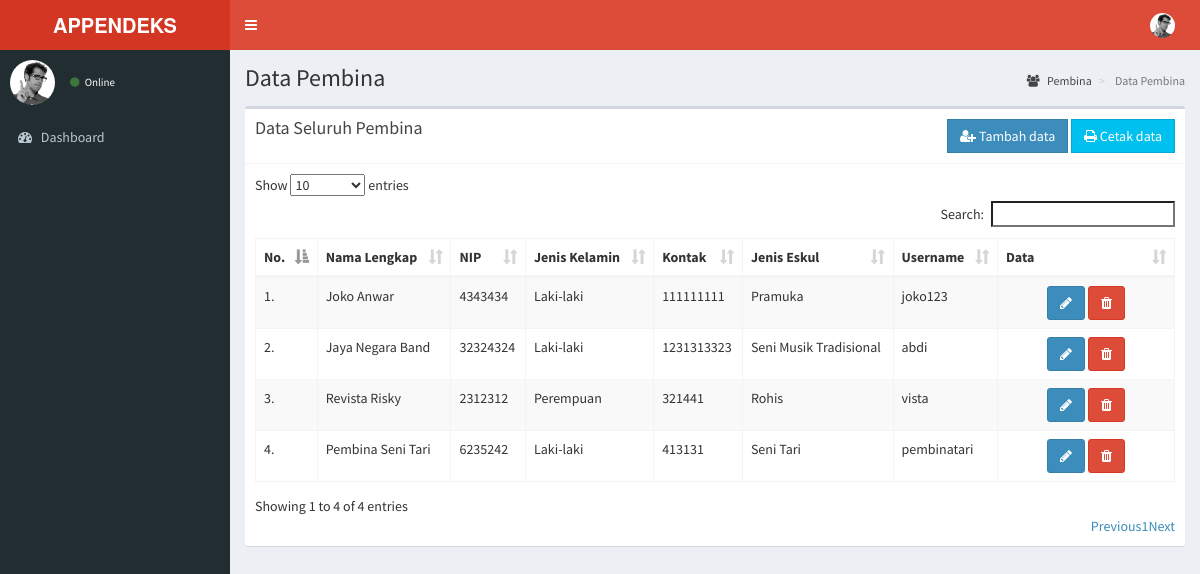
The page /index.php/pembina on the database its author committed.
### tables this page shows
CREATE TABLE `pembina` (
  `id_pembina` int(2) NOT NULL,
  `id_level` int(2) NOT NULL DEFAULT 2,
  `id_ekskul` int(2) NOT NULL,
  `nama_pembina` varchar(30) NOT NULL,
  `nip` int(15) NOT NULL,
  `jenis_kelamin` enum('Laki-laki','Perempuan') NOT NULL,
  `no_hp` int(13) NOT NULL,
  `username` varchar(20) NOT NULL,
  `password` text NOT NULL
);

CREATE TABLE `jenis_eskul` (
  `id_ekskul` int(2) NOT NULL,
  `nama_ekskul` varchar(30) NOT NULL,
  `jadwal` text NOT NULL,
  `tempat` text NOT NULL
);

### application/libraries/Template.php (called while the page is built)
<?php
class Template {
    var $template_data = array();
    function set($name, $value) {
        $this->template_data[$name] = $value;
    }
    function load($template = '', $view = '', $view_data = array(), $return = FALSE) {
        $this->CI = &get_instance();
        $this->set('contents', $this->CI->load->view($view, $view_data, TRUE));
        return $this->CI->load->view($template, $this->template_data, $return);
    }
}

### application/controllers/Pembina.php (called while the page is built, shortened)
<?php
class Pembina extends CI_Controller {
    public function index() {
        $data['row'] = $this->pembina_model->get();
        $this->template->load('template', 'pembina/pembina_data', $data);
    }
}

### index.php (called while the page is built, shortened)
<?php
require_once BASEPATH.'core/CodeIgniter.php';

### application/models/Pembina_model.php (called while the page is built, shortened)
<?php
class Pembina_model extends CI_Model {
    public function get($id = null) {
        $this->db->select('p.*, je.nama_ekskul');
        $this->db->from('pembina as p');
        $this->db->join('jenis_eskul as je', 'je.id_ekskul = p.id_ekskul');
        $query = $this->db->get();
        return $query;
    }
}

### application/views/pembina/pembina_data.php (the view, shortened to what this page needs)
<section class="content-header">
    <h1>Data Pembina</h1>
    <ol class="breadcrumb">
        <li><a href="#"><i class="fa fa-users"></i> Pembina</a></li>
        <li class="active"> Data Pembina</li>
    </ol>
</section>
<section class="content">
    <div class="box">
        <div class="box-header with-border">
            <h3 class="box-title">Data Seluruh Pembina</h3>
            <div class="pull-right">
                <a href="<?= site_url('pembina/add') ?>" class="btn btn-primary btn-flat"><i class="fa fa-user-plus"></i> Tambah data</a>
                <a href="<?= site_url('pembina/cetak') ?>" class="btn btn-info btn-flat"><i class="fa fa-print"></i> Cetak data</a>
            </div>
        </div>
        <div class="box-body table-responsive">
            <table class="table table-bordered table-striped" id="datatable">
                <thead>
                    <tr>
                        <th>No.</th>
                        <th>Nama Lengkap</th>
                        <th>NIP</th>
                        <th>Jenis Kelamin</th>
                        <th>Kontak</th>
                        <th>Jenis Eskul</th>
                        <th>Username</th>
                        <th>Data</th>
                    </tr>
                </thead>
                <tbody>
                    <?php $no = 1; foreach ($row->result() as $pembina => $data) : ?>
                        <tr>
                            <td><?= $no++ ?>.</td>
                            <td><?= $data->nama_pembina ?></td>
                            <td><?= $data->nip ?></td>
                            <td><?= $data->jenis_kelamin ?></td>
                            <td><?= $data->no_hp ?></td>
                            <td><?= $data->nama_ekskul ?></td>
                            <td><?= $data->username ?></td>
                            <td class="text-center" width="160px">
                                <form action="<?= site_url('pembina/delete') ?>" method="post">
                                    <a href="<?= site_url('pembina/edit/' . $data->id_pembina) ?>" class="btn btn-primary"><i class="fa fa-pencil"></i></a>
                                    <button onclick="return confirm('apakah anda ingin menghapus data ini ?')" class="btn btn-danger"><i class="fa fa-trash"></i></a>
                                    </button>
                                </form>
                            </td>
                        </tr>
                    <?php endforeach; ?>
                </tbody>
            </table>
        </div>
    </div>
</section>

### application/views/template.php (shortened to what this page needs)
<!DOCTYPE html>
<html>
    <head>
        <link rel="stylesheet" href="<?= base_url() ?>assets/bower_components/bootstrap/dist/css/bootstrap.min.css">
        <link rel="stylesheet" href="<?= base_url() ?>assets/bower_components/font-awesome/css/font-awesome.min.css">
        <link rel="stylesheet" href="<?= base_url() ?>assets/bower_components/datatables.net-bs/css/dataTables.bootstrap.min.css">
        <link rel="stylesheet" href="<?= base_url() ?>assets/bower_components/Ionicons/css/ionicons.min.css">
        <link rel="stylesheet" href="<?= base_url() ?>assets/dist/css/AdminLTE.min.css">
        <link rel="stylesheet" href="<?= base_url() ?>assets/dist/css/skins/_all-skins.min.css">
    </head>
    <body class="hold-transition skin-red sidebar-mini">
        <div class="wrapper">
            <header class="main-header">
                <a href="<?= base_url('dashboard') ?>" class="logo">
                    <span class="logo-lg"><b>APPENDEKS</b></span>
                </a>
                <nav class="navbar navbar-static-top">
                    <a href="#" class="sidebar-toggle" data-toggle="push-menu" role="button">
                    </a>
                    <div class="navbar-custom-menu">
                        <ul class="nav navbar-nav">
                            <li class="dropdown user user-menu">
                                <a href="#" class="dropdown-toggle" data-toggle="dropdown">
                                    <img src="<?= base_url() ?>assets/dist/img/user2-160x160.jpg" class="user-image" alt="User Image">
                                </a>
                            </li>
                        </ul>
                    </div>
                </nav>
            </header>
            <aside class="main-sidebar">
                <section class="sidebar">
                    <div class="user-panel">
                        <div class="pull-left image">
                            <img src="<?= base_url() ?>assets/dist/img/user2-160x160.jpg" class="img-circle" alt="User Image">
                        </div>
                        <div class="pull-left info">
                            <a href="#"><i class="fa fa-circle text-success"></i> Online</a>
                        </div>
                    </div>
                    <div class="sidebar-menu">
                        <li>
                            <a href="<?= site_url('dashboard') ?>">
                                <i class="fa fa-dashboard"></i>
                                <span>Dashboard</span>
                            </a>
                        </li>
                </section>
            </aside>
            <div class="content-wrapper"> <?php echo $contents ?> </div>
        </div>
    </body>
</html>

### rows shown on the page
pembina: nama_pembina "Joko Anwar", nip "4343434", jenis_kelamin "Laki-laki", no_hp "111111111", id_ekskul.nama_ekskul "Pramuka", username "joko123"
pembina: nama_pembina "Jaya Negara Band", nip "32324324", jenis_kelamin "Laki-laki", no_hp "1231313323", id_ekskul.nama_ekskul "Seni Musik Tradisional", username "abdi"
pembina: nama_pembina "Revista Risky", nip "2312312", jenis_kelamin "Perempuan", no_hp "321441", id_ekskul.nama_ekskul "Rohis", username "vista"
pembina: nama_pembina "Pembina Seni Tari", nip "6235242", jenis_kelamin "Laki-laki", no_hp "413131", id_ekskul.nama_ekskul "Seni Tari", username "pembinatari"
